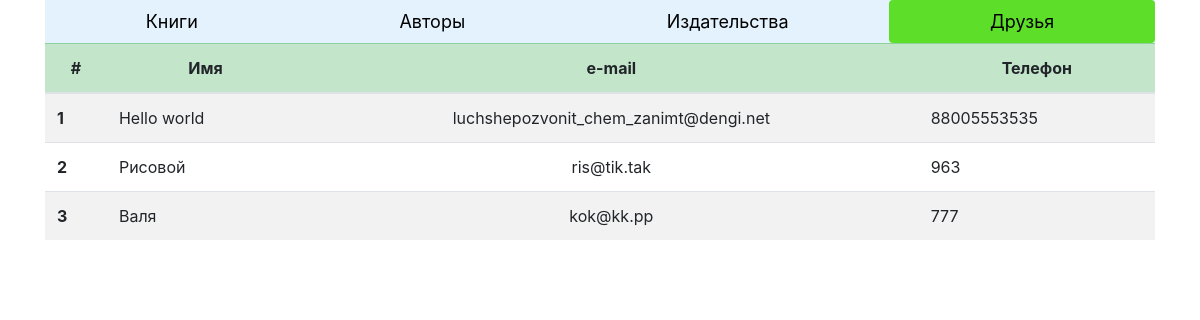
/friend/, run on the app's committed database.
### p_library/models.py (models this page shows)
class Friend(models.Model):
    full_name = models.TextField()
    phone = models.CharField(max_length=20)
    email = models.EmailField()
    def __str__(self):
        return self.full_name

### p_library/views.py (the view)
# urls.py: path('friend/', friends_list, name='friends')
def friends_list(request):
    template = loader.get_template('friends.html')
    friends = Friend.objects.all()
    friends_data = {
        'friends': friends,
    }
    return HttpResponse(template.render(friends_data, request))

### p_library/templates/friends.html
{% extends 'base.html' %}
{% block navigate %}
<ul class="nav nav-pills nav-fill text-center" style="background-color: #e3f2fd;">
    <li class="nav-item text-center">
        <a class="nav-link text-dark" href="/">Книги</a>
    </li>
    <li class="nav-item">
        <a class="nav-link text-dark" href="/author/">Авторы</a>
    </li>
    <li class="nav-item">
        <a class="nav-link text-dark" href="/publishers/">Издательства</a>
    </li>
    <li class="nav-item">
        <a class="nav-link active" href="/friend/">Друзья</a>
    </li>
</ul>
{% endblock %}
{% block content %}
<table class="table table-hover table-striped ">
    <thead class="table-success">
        <tr>
            <th scope="col" class="text-center">#</th>
            <th scope="col" class="text-center">Имя</th>
            <th scope="col" class="text-center">e-mail</th>
            <th scope="col" class="text-center">Телефон</th>
        </tr>
    </thead>
    <tbody>
        {% for friend in friends %}
            <tr>
                <th scope="row">{{ forloop.counter }}</th>
                <td>{{ friend }}</td>
                <td class="text-center">{{ friend.email }}</td>
                <td>{{ friend.phone }}</td>
            </tr>
        {% endfor %}
    </tbody>
</table>
{% endblock %}

### static/p_library/style.css (style rules this page uses)
.nav-link { font-size: 18px; color: black !important; }
.nav-pills .nav-link.active, .nav-pills .show>.nav-link { background-color: rgb(93, 223, 41) !important; }

### data on the page
Friend: full_name "Hello world", email "luchshepozvonit_chem_zanimt@dengi.net", phone "88005553535"
Friend: full_name "Рисовой", email "ris@tik.tak", phone "963"
Friend: full_name "Валя", email "kok@kk.pp", phone "777"
